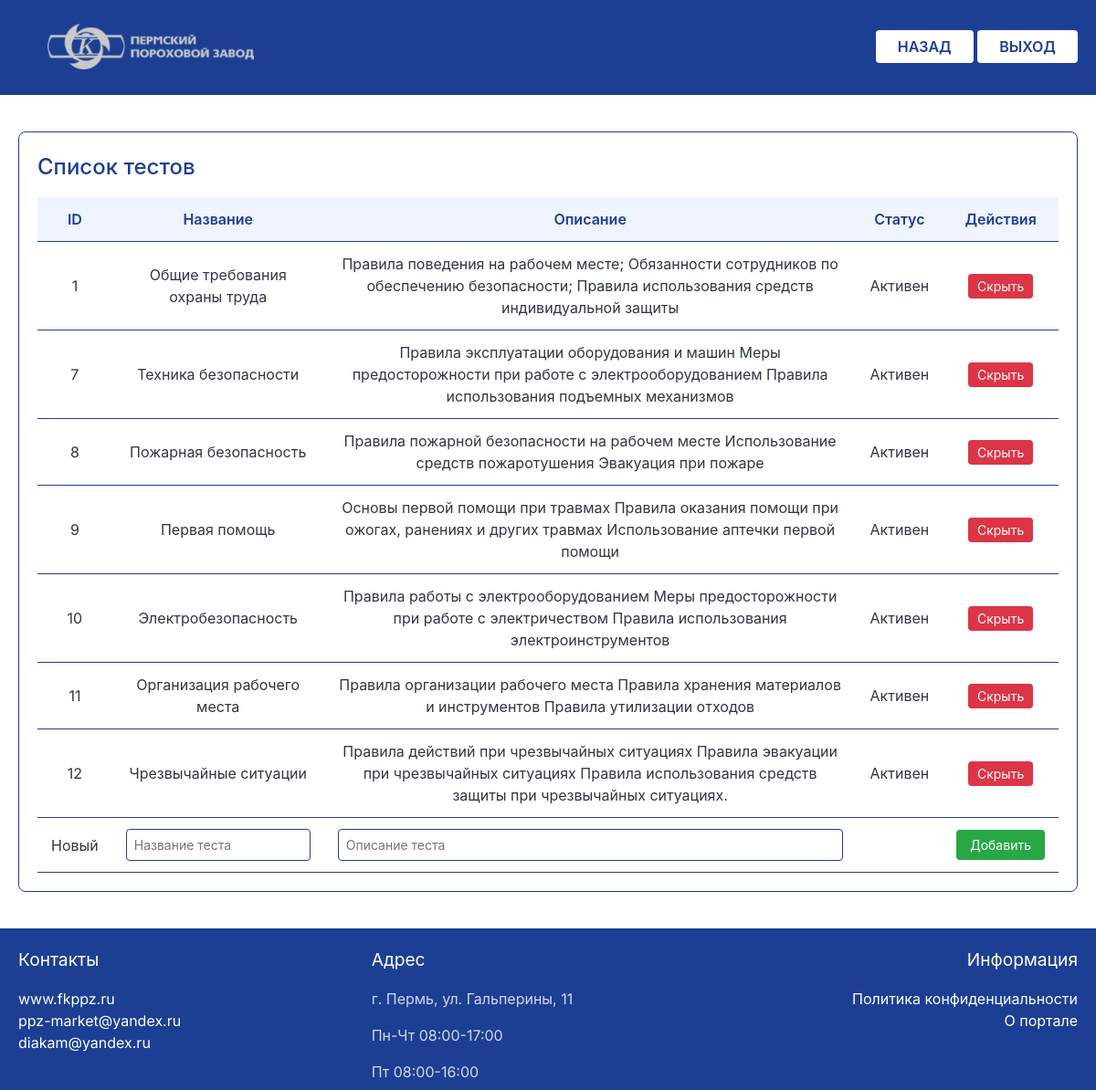
The app's page /edittest.php (signed in) with its own data.
### tables this page shows
CREATE TABLE `Tests` (
  `id` int NOT NULL AUTO_INCREMENT,
  `name` varchar(100) NOT NULL,
  `description` varchar(300) NOT NULL,
  `status` int NOT NULL,
  PRIMARY KEY (`id`),
  KEY `status` (`status`),
  CONSTRAINT `tests_ibfk_1` FOREIGN KEY (`status`) REFERENCES `ActivityStatus` (`id`)
);

### edittest.php (the view, shortened to what this page needs)
<?php
require_once 'db.php';
?>
<!DOCTYPE html>
<html lang="ru">
<head>
    <link rel="stylesheet" href="style.css">
    <link href="https://fonts.googleapis.com/css2?family=Inter:ital,opsz,wght@0,14..32,100..900;1,14..32,100..900&display=swap" rel="stylesheet"></body>
</head>
<body>
<header class="testlist-header">
        <div class="header-testlist">
            <img src="images/logo.png" alt="Логотип ППЗ" class="testlist-logo">
            <div class="header-buttons">
                <a href="adminpanel.php" class="testlist-exit-btn">НАЗАД</a>
                <a href="logout.php" class="testlist-exit-btn">ВЫХОД</a>
            </div>
        </div>
    </header>
    <main>
        <div class="tests-block">
            <h2>Список тестов</h2>
            <?php
            $query = "SELECT id, name, description, status FROM Tests";
            $result = $mysqli->query($query);
            if ($result && $result->num_rows > 0): ?>
                <table class="tests-table">
                    <thead>
                        <tr>
                            <th>ID</th>
                            <th>Название</th>
                            <th>Описание</th>
                            <th>Статус</th>
                            <th>Действия</th>
                        </tr>
                    </thead>
                    <tbody>
                        <?php while ($row = $result->fetch_assoc()): ?>
                            <tr>
                                <td><?= htmlspecialchars($row['id']) ?></td>
                                <td><?= htmlspecialchars($row['name']) ?></td>
                                <td><?= htmlspecialchars($row['description']) ?></td>
                                <td><?= $row['status'] == 1 ? 'Активен' : 'Скрыт' ?></td>
                                <td>
                                    <form method="POST" action="edittest_actions.php" onsubmit="return confirm('Вы уверены, что хотите <?= $row['status'] == 1 ? 'скрыть' : 'вернуть' ?> этот тест?');">
                                        <button type="submit"  class="<?= $row['status'] == 1 ? 'delete-button' : 'add-button' ?>">
                                            <?= $row['status'] == 1 ? 'Скрыть' : 'Вернуть' ?>
                                        </button>
                                    </form>
                                </td>
                            </tr>
                        <?php endwhile; ?>
                        <tr>
                            <td>Новый</td>
                            <td>
                                <form method="POST" action="admin_actions.php">
                                    <input type="text" name="test_name" placeholder="Название теста" required class="test-input">
                            </td>
                            <td>
                                <input type="text" name="test_description" placeholder="Описание теста" class="test-input">
                            </td>
                            <td></td>
                            <td>
                                <button type="submit" class="add-button">Добавить</button>
                            </td>
                        </tr>
                    </tbody>
                </table>
            <?php else: ?>
                <p>Нет доступных тестов</p>
            <?php endif; ?>
        </div>
        </main>
        <footer class="testlist-footer">
        <div class="footer-sections">
            <div class="footer-section">
                <h3 class="footer-title">Контакты</h3>
                <a href="https://www.kraski-perm.ru/" class="footer-link">www.fkppz.ru</a>
                <a href="mailto:ppz-market@yandex.ru" class="footer-link">ppz-market@yandex.ru</a>
                <a href="mailto:diakam@yandex.ru" class="footer-link">diakam@yandex.ru</a>
            </div>
            <div class="footer-section">
                <h3 class="footer-title">Адрес</h3>
                <p class="footer-text">г. Пермь, ул. Гальперины, 11</p>
                <p class="footer-text">Пн-Чт 08:00-17:00</p>
                <p class="footer-text">Пт 08:00-16:00</p>
            </div>
            <div class="footer-section">
                <h3 class="footer-title">Информация</h3>
                <a href="privatepolicy.php" class="footer-link">Политика конфиденциальности</a>
                <a href="about.php" class="footer-link">О портале</a>
            </div>
        </div>
    </footer>
</body><script src="script.js"></script>
</html>

### style.css (style rules this page uses)
:root { --primary: #1C3F94; --primary-light: #2D5BB8; --secondary: #FF6B35; --error: #D32F2F; --success: #388E3C; --text: #2D3748; --text-light: #718096; --bg: #F7FAFC; }
* { font-family: "Inter", -apple-system, BlinkMacSystemFont, sans-serif; font-optical-sizing: auto; font-weight: 400; box-sizing: border-box; transition: all 0.2s ease; }
html, body { height: 100%; }
body { margin: 0; padding: 0; background-color: var(--bg); color: var(--text); min-height: 100vh; line-height: 1.5; display: flex; flex-direction: column; }
header { background-color: white; text-align: center; padding: 10px 20px; display: flex; justify-content: space-between; align-items: center; border-bottom: 2px solid #1C3F94; }
h2 { color: var(--primary-light); margin: 0 0 1.5rem 0; font-size: 1.25rem; font-weight: 500; }
h3 { color: #1C3F94; margin-top: 20px; }
main { padding: 20px; flex: 1; background-color: white; }
footer { background-color: #1C3F94; color: white; padding: 0 20px; margin-top: auto; }
.footer-section { text-align: left; }
.footer-section:last-child { text-align: right; }
.footer-section a, .footer-links a { color: white; text-decoration: none; margin: 0; display: block; }
.tests-block { margin: 20px 0; padding: 20px; background: #fff; border-radius: 8px; border: 1px solid #1C3F94; }
.tests-block h2 { color: #1C3F94; margin-bottom: 15px; font-size: 24px; }
.tests-table { width: 100%; border-collapse: collapse; margin-top: 15px; }
.tests-table th, .tests-table td { padding: 12px 15px; text-align: left; border-bottom: 1px solid #1C3F94; }
.tests-table th { background-color: #f0f4ff; color: #1C3F94; font-weight: 600; text-align: center; }
.delete-button { background-color: #dc3545; color: white; border: none; padding: 5px 10px; border-radius: 4px; cursor: pointer; font-size: 14px; transition: background-color 0.3s; }
.tests-table td { vertical-align: middle; text-align: center; }
.tests-table form { margin: 0; }
.add-button { background-color: #28a745; color: white; border: none; padding: 8px 15px; border-radius: 4px; cursor: pointer; font-size: 14px; transition: background-color 0.3s; white-space: nowrap; }
.tests-table input[type="text"] { padding: 8px; border: 1px solid #1C3F94; border-radius: 4px; font-size: 14px; width: 100%; box-sizing: border-box; }
.test-input { padding: 8px; border: 1px solid #1C3F94; border-radius: 4px; font-size: 14px; width: 100%; box-sizing: border-box; background-color: white; color: #15186F; }
.testlist-header { background-color: #1C3F94; box-shadow: 0 2px 4px rgba(0,0,0,0.1); }
.testlist-logo { height: 50px; filter: hue-rotate(180deg) saturate(900%) grayscale(1); width: auto; margin-left: 2em; }
.header-testlist { max-width: 1200px; padding: 1rem 0rem; display: flex; justify-content: space-between; align-items: center; margin: auto; width: 100%; }
.testlist-exit-btn { background-color: #fff; color: #1C3F94; padding: 0.5rem 1.5rem; border-radius: 4px; font-weight: 600; text-decoration: none; transition: all 0.2s ease; }
.testlist-footer { background-color: #1C3F94; color: #fff; }
.footer-sections { display: flex; justify-content: space-between; max-width: 1200px; margin: 0 auto; flex-wrap: wrap; }
.footer-section { flex: 1; min-width: 200px; }
.footer-title { font-size: 1.2rem; margin-bottom: 1rem; color: #fff; }
.footer-link, .footer-text { display: block; margin-bottom: 0.5rem; color: rgba(255,255,255,0.8); text-decoration: none; }

### records on screen
tests: id "1", name "Общие требования охраны труда", description "Правила поведения на рабочем месте; Обязанности сотрудников по обеспечению безопасности; Правила использования средств индивидуальной защиты", shows "Активен", shows "Скрыть"
tests: id "7", name "Техника безопасности", description "Правила эксплуатации оборудования и машин Меры предосторожности при работе с электрооборудованием Правила использования подъемных механизмов", shows "Активен", shows "Скрыть"
tests: id "8", name "Пожарная безопасность", description "Правила пожарной безопасности на рабочем месте Использование средств пожаротушения Эвакуация при пожаре", shows "Активен", shows "Скрыть"
tests: id "9", name "Первая помощь", description "Основы первой помощи при травмах Правила оказания помощи при ожогах, ранениях и других травмах Использование аптечки первой помощи", shows "Активен", shows "Скрыть"
tests: id "10", name "Электробезопасность", description "Правила работы с электрооборудованием Меры предосторожности при работе с электричеством Правила использования электроинструментов", shows "Активен", shows "Скрыть"
tests: id "11", name "Организация рабочего места", description "Правила организации рабочего места Правила хранения материалов и инструментов Правила утилизации отходов", shows "Активен", shows "Скрыть"
tests: id "12", name "Чрезвычайные ситуации", description "Правила действий при чрезвычайных ситуациях Правила эвакуации при чрезвычайных ситуациях Правила использования средств защиты при чрезвычайных ситуациях.", shows "Активен", shows "Скрыть"
